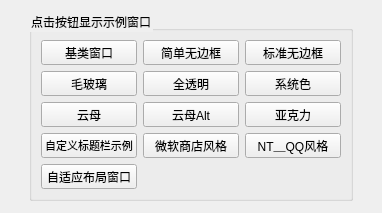
<?xml version="1.0" encoding="UTF-8"?>
<ui version="4.0">
 <class>example</class>
 <widget class="QWidget" name="example">
  <property name="geometry">
   <rect>
    <x>0</x>
    <y>0</y>
    <width>382</width>
    <height>213</height>
   </rect>
  </property>
  <property name="windowTitle">
   <string>Form</string>
  </property>
  <layout class="QGridLayout" name="gridLayout">
   <item row="0" column="1">
    <spacer name="verticalSpacer_2">
     <property name="orientation">
      <enum>Qt::Vertical</enum>
     </property>
     <property name="sizeHint" stdset="0">
      <size>
       <width>20</width>
       <height>54</height>
      </size>
     </property>
    </spacer>
   </item>
   <item row="1" column="0">
    <spacer name="horizontalSpacer">
     <property name="orientation">
      <enum>Qt::Horizontal</enum>
     </property>
     <property name="sizeHint" stdset="0">
      <size>
       <width>93</width>
       <height>20</height>
      </size>
     </property>
    </spacer>
   </item>
   <item row="1" column="1">
    <widget class="QGroupBox" name="groupBox">
     <property name="styleSheet">
      <string notr="true">color:rgb(0, 0, 0);</string>
     </property>
     <property name="title">
      <string>点击按钮显示示例窗口</string>
     </property>
     <layout class="QGridLayout" name="gridLayout_2">
      <item row="4" column="0">
       <widget class="QPushButton" name="custom_titlebar">
        <property name="sizePolicy">
         <sizepolicy hsizetype="Fixed" vsizetype="Fixed">
          <horstretch>0</horstretch>
          <verstretch>0</verstretch>
         </sizepolicy>
        </property>
        <property name="minimumSize">
         <size>
          <width>96</width>
          <height>25</height>
         </size>
        </property>
        <property name="maximumSize">
         <size>
          <width>96</width>
          <height>25</height>
         </size>
        </property>
        <property name="font">
         <font>
          <pointsize>8</pointsize>
         </font>
        </property>
        <property name="text">
         <string>自定义标题栏示例</string>
        </property>
       </widget>
      </item>
      <item row="1" column="2">
       <widget class="QPushButton" name="system_color">
        <property name="sizePolicy">
         <sizepolicy hsizetype="Fixed" vsizetype="Fixed">
          <horstretch>0</horstretch>
          <verstretch>0</verstretch>
         </sizepolicy>
        </property>
        <property name="minimumSize">
         <size>
          <width>96</width>
          <height>25</height>
         </size>
        </property>
        <property name="maximumSize">
         <size>
          <width>96</width>
          <height>25</height>
         </size>
        </property>
        <property name="font">
         <font>
          <pointsize>9</pointsize>
         </font>
        </property>
        <property name="text">
         <string>系统色</string>
        </property>
       </widget>
      </item>
      <item row="1" column="0">
       <widget class="QPushButton" name="areo">
        <property name="sizePolicy">
         <sizepolicy hsizetype="Fixed" vsizetype="Fixed">
          <horstretch>0</horstretch>
          <verstretch>0</verstretch>
         </sizepolicy>
        </property>
        <property name="minimumSize">
         <size>
          <width>96</width>
          <height>25</height>
         </size>
        </property>
        <property name="maximumSize">
         <size>
          <width>96</width>
          <height>25</height>
         </size>
        </property>
        <property name="text">
         <string>毛玻璃</string>
        </property>
       </widget>
      </item>
      <item row="3" column="0">
       <widget class="QPushButton" name="mica">
        <property name="sizePolicy">
         <sizepolicy hsizetype="Fixed" vsizetype="Fixed">
          <horstretch>0</horstretch>
          <verstretch>0</verstretch>
         </sizepolicy>
        </property>
        <property name="minimumSize">
         <size>
          <width>96</width>
          <height>25</height>
         </size>
        </property>
        <property name="maximumSize">
         <size>
          <width>96</width>
          <height>25</height>
         </size>
        </property>
        <property name="text">
         <string>云母</string>
        </property>
       </widget>
      </item>
      <item row="1" column="1">
       <widget class="QPushButton" name="fully_transparent">
        <property name="sizePolicy">
         <sizepolicy hsizetype="Fixed" vsizetype="Fixed">
          <horstretch>0</horstretch>
          <verstretch>0</verstretch>
         </sizepolicy>
        </property>
        <property name="minimumSize">
         <size>
          <width>96</width>
          <height>25</height>
         </size>
        </property>
        <property name="maximumSize">
         <size>
          <width>96</width>
          <height>25</height>
         </size>
        </property>
        <property name="text">
         <string>全透明</string>
        </property>
       </widget>
      </item>
      <item row="4" column="2">
       <widget class="QPushButton" name="ntqq">
        <property name="sizePolicy">
         <sizepolicy hsizetype="Fixed" vsizetype="Fixed">
          <horstretch>0</horstretch>
          <verstretch>0</verstretch>
         </sizepolicy>
        </property>
        <property name="minimumSize">
         <size>
          <width>96</width>
          <height>25</height>
         </size>
        </property>
        <property name="maximumSize">
         <size>
          <width>96</width>
          <height>25</height>
         </size>
        </property>
        <property name="text">
         <string>NT＿QQ风格</string>
        </property>
       </widget>
      </item>
      <item row="3" column="2">
       <widget class="QPushButton" name="acrylic">
        <property name="sizePolicy">
         <sizepolicy hsizetype="Fixed" vsizetype="Fixed">
          <horstretch>0</horstretch>
          <verstretch>0</verstretch>
         </sizepolicy>
        </property>
        <property name="minimumSize">
         <size>
          <width>96</width>
          <height>25</height>
         </size>
        </property>
        <property name="maximumSize">
         <size>
          <width>96</width>
          <height>25</height>
         </size>
        </property>
        <property name="text">
         <string>亚克力</string>
        </property>
       </widget>
      </item>
      <item row="0" column="2">
       <widget class="QPushButton" name="standard">
        <property name="sizePolicy">
         <sizepolicy hsizetype="Fixed" vsizetype="Fixed">
          <horstretch>0</horstretch>
          <verstretch>0</verstretch>
         </sizepolicy>
        </property>
        <property name="minimumSize">
         <size>
          <width>96</width>
          <height>25</height>
         </size>
        </property>
        <property name="maximumSize">
         <size>
          <width>96</width>
          <height>25</height>
         </size>
        </property>
        <property name="text">
         <string>标准无边框</string>
        </property>
       </widget>
      </item>
      <item row="3" column="1">
       <widget class="QPushButton" name="mica_alt">
        <property name="sizePolicy">
         <sizepolicy hsizetype="Fixed" vsizetype="Fixed">
          <horstretch>0</horstretch>
          <verstretch>0</verstretch>
         </sizepolicy>
        </property>
        <property name="minimumSize">
         <size>
          <width>96</width>
          <height>25</height>
         </size>
        </property>
        <property name="maximumSize">
         <size>
          <width>96</width>
          <height>25</height>
         </size>
        </property>
        <property name="text">
         <string>云母Alt</string>
        </property>
       </widget>
      </item>
      <item row="4" column="1">
       <widget class="QPushButton" name="microsoft_store">
        <property name="sizePolicy">
         <sizepolicy hsizetype="Fixed" vsizetype="Fixed">
          <horstretch>0</horstretch>
          <verstretch>0</verstretch>
         </sizepolicy>
        </property>
        <property name="minimumSize">
         <size>
          <width>96</width>
          <height>25</height>
         </size>
        </property>
        <property name="maximumSize">
         <size>
          <width>96</width>
          <height>25</height>
         </size>
        </property>
        <property name="text">
         <string>微软商店风格</string>
        </property>
       </widget>
      </item>
      <item row="0" column="0">
       <widget class="QPushButton" name="base">
        <property name="sizePolicy">
         <sizepolicy hsizetype="Fixed" vsizetype="Fixed">
          <horstretch>0</horstretch>
          <verstretch>0</verstretch>
         </sizepolicy>
        </property>
        <property name="minimumSize">
         <size>
          <width>96</width>
          <height>25</height>
         </size>
        </property>
        <property name="maximumSize">
         <size>
          <width>96</width>
          <height>25</height>
         </size>
        </property>
        <property name="text">
         <string>基类窗口</string>
        </property>
       </widget>
      </item>
      <item row="0" column="1">
       <widget class="QPushButton" name="simple">
        <property name="sizePolicy">
         <sizepolicy hsizetype="Fixed" vsizetype="Fixed">
          <horstretch>0</horstretch>
          <verstretch>0</verstretch>
         </sizepolicy>
        </property>
        <property name="minimumSize">
         <size>
          <width>96</width>
          <height>25</height>
         </size>
        </property>
        <property name="maximumSize">
         <size>
          <width>96</width>
          <height>25</height>
         </size>
        </property>
        <property name="text">
         <string>简单无边框</string>
        </property>
       </widget>
      </item>
      <item row="5" column="0">
       <widget class="QPushButton" name="adaptive">
        <property name="sizePolicy">
         <sizepolicy hsizetype="Fixed" vsizetype="Fixed">
          <horstretch>0</horstretch>
          <verstretch>0</verstretch>
         </sizepolicy>
        </property>
        <property name="minimumSize">
         <size>
          <width>96</width>
          <height>25</height>
         </size>
        </property>
        <property name="maximumSize">
         <size>
          <width>96</width>
          <height>25</height>
         </size>
        </property>
        <property name="text">
         <string>自适应布局窗口</string>
        </property>
       </widget>
      </item>
     </layout>
    </widget>
   </item>
   <item row="1" column="2">
    <spacer name="horizontalSpacer_2">
     <property name="orientation">
      <enum>Qt::Horizontal</enum>
     </property>
     <property name="sizeHint" stdset="0">
      <size>
       <width>92</width>
       <height>20</height>
      </size>
     </property>
    </spacer>
   </item>
   <item row="2" column="1">
    <spacer name="verticalSpacer">
     <property name="orientation">
      <enum>Qt::Vertical</enum>
     </property>
     <property name="sizeHint" stdset="0">
      <size>
       <width>20</width>
       <height>54</height>
      </size>
     </property>
    </spacer>
   </item>
  </layout>
 </widget>
 <resources/>
 <connections/>
</ui>
